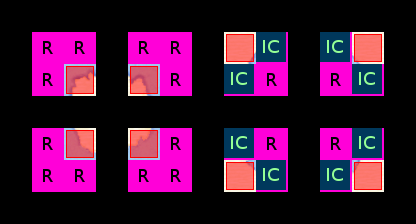

A level layout from a 2D game, rendered from its tile map. Below: a short description, then the map file with tile-grid data replaced by summaries:
An orthogonal 13x7 tile map with 32x32 px tiles, 5 tile layers (ruleRegions, ruleSet, rule_Ground, rule_Over, ...), 4 tilesets.

<map version="1.0" orientation="orthogonal" width="13" height="7" tilewidth="32" tileheight="32">
 <tileset firstgid="1" name="collision" tilewidth="32" tileheight="32">
  <image source="../graphics/tiles/collision.png" width="64" height="32" />
 </tileset>
 <tileset firstgid="3" name="set_icecave" tilewidth="32" tileheight="32">
  <image source="../graphics/tiles/set_icecave.png" width="64" height="64" />
 </tileset>
 <tileset firstgid="7" name="set_rules" tilewidth="32" tileheight="32">
  <image source="../graphics/tiles/set_rules.png" width="32" height="32" />
 </tileset>
 <tileset firstgid="8" name="icecave" tilewidth="32" tileheight="32">
  <image source="../graphics/tiles/icecave.png" width="512" height="256" />
 </tileset>
 <layer name="ruleRegions" width="13" height="7">
  <data>[91 cells, 32 non-empty, 1 distinct tile ids]</data>
 </layer>
 <layer name="ruleSet" width="13" height="7">
  <data>[91 cells, 16 non-empty, 1 distinct tile ids]</data>
 </layer>
 <layer name="rule_Ground" width="13" height="7">
  <data>[91 cells, 8 non-empty, 8 distinct tile ids]</data>
 </layer>
 <layer name="rule_Over" width="13" height="7">
  <data>[91 cells, 0 non-empty, 0 distinct tile ids]</data>
 </layer>
 <layer name="rule_collision" width="13" height="7">
  <data>[91 cells, 8 non-empty, 1 distinct tile ids]</data>
 </layer>
</map>
